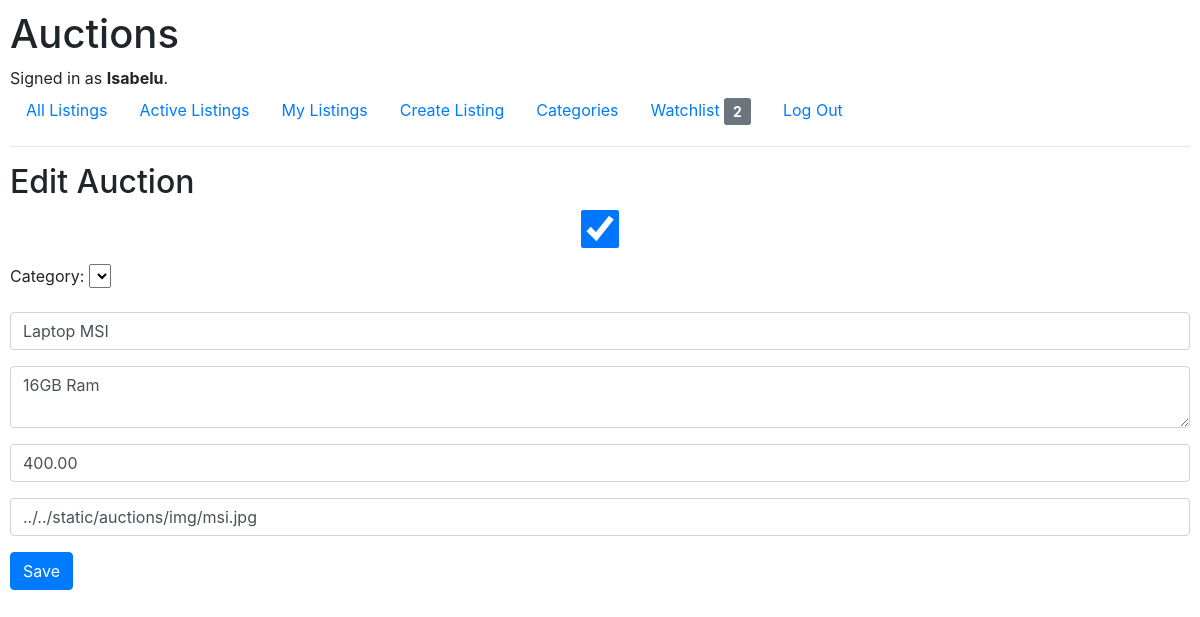
The page /edit_auction/2 (signed in) on the database as committed earlier.
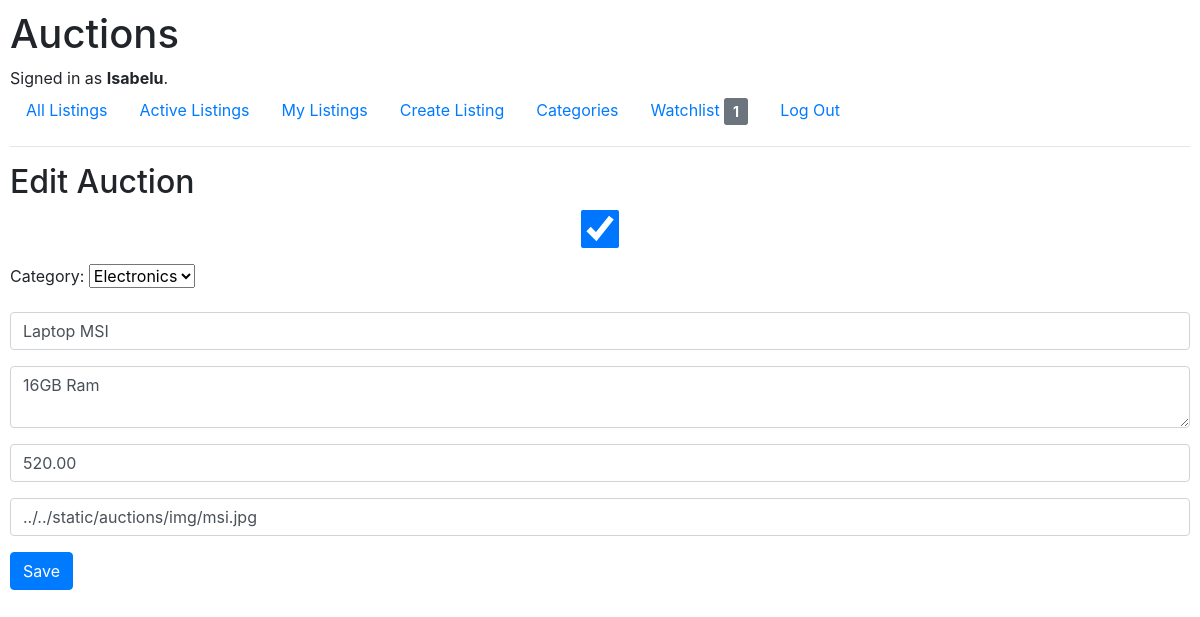
The same page on the database as committed later.
### auctions/models.py (models this page shows, shortened)
class AuctionList(models.Model):
    active = models.BooleanField()
    title = models.CharField(max_length=30)
    price = models.DecimalField(max_digits=7, decimal_places=2)
    url_image = models.CharField(max_length=200, blank = True)
    description = models.TextField(blank = True)
    date_creation = models.DateTimeField(auto_now_add=True)
    date_update = models.DateTimeField(auto_now=True)
    user = models.ForeignKey(User, on_delete=models.CASCADE, related_name="listing")
    category = models.ForeignKey(Category, on_delete=models.SET_NULL, related_name="categories", null=True)

### auctions/views.py (the view)
# urls.py: path("edit_auction/<int:id>", views.edit_auction, name="edit_auction"),
def edit_auction(request,id):
    user = request.user
    article = AuctionList.objects.get(id=id)
    category = article.category
    if category is None:
        category = "No category Listed"
    else:
        category = article.category.name
    if request.method == "POST":
        article.title = request.POST["title"]
        category_id = request.POST["categories"]
        article.category = Category.objects.get(id=category_id)
        if "active" in request.POST:
            article.active = True
        else:
            article.active = False
        article.description = request.POST["description"]
        article.price = request.POST["starting_bid"]
        article.url_image = request.POST["image"]
        userid = request.POST["userid"]
        user_object = User.objects.get(id=userid)
        article.user = user_object
        article.save()
        return HttpResponseRedirect(reverse("index"))
    else:
        list = json.loads(user.watchlist)
        contador = len(list)
        return render(request, "auctions/edit_auction.html", {
            "contador": contador,
            "listing": article,
            "categories": Category.objects.all(),
        })

### auctions/templates/auctions/edit_auction.html (shortened to what this page needs)
{% extends "auctions/layout.html" %}
{% block body %}
    {% if user.is_authenticated %}
    <h2>Edit Auction</h2>
    <form action="{% url 'edit_auction' listing.id %}" method="post">
        <div class="form-group">
            {% if listing.active %}
            <input autofocus class="form-control" type="checkbox" name="active" checked>
            {% else %}
            <input autofocus class="form-control" type="checkbox" name="active">
            {% endif %}
        </div>
        <div class="form-group">
            <label for="cars">Category:</label>
            <select name="categories" id="categories">
            {% for category in categories %}
                {% if category.id == article.category.id %}
                <option selected value="{{ category.id }}">{{ category.name }}</option>
                {% else %}
                <option value="{{ category.id }}">{{ category.name }}</option>
                {% endif %}
            {% endfor %}
            </select>
        </div>
        <div class="form-group">
            <input autofocus class="form-control" type="text" name="title" placeholder="Title" value="{{ listing.title }}">
        </div>
        <div class="form-group">
            <textarea class="form-control" name="description" placeholder="Description" >{{ listing.description }}</textarea>
        </div>
        <div class="form-group">
            <input class="form-control" type="number" min="0" step="0.01" name="starting_bid" placeholder="Starting Bid" value={{ listing.price }}>
        </div>
        <div class="form-group">
            <input class="form-control" type="url" name="image" placeholder="URL Image" value={{ listing.url_image }}>
        </div>
        <input class="btn btn-primary" type="submit" value="Save">
    </form>
    {% endif %}
{% endblock %}

### auctions/templates/auctions/layout.html (shortened to what this page needs)
{% load static %}
<!DOCTYPE html>
<html lang="en">
<head>
    <link rel="stylesheet" href="https://stackpath.bootstrapcdn.com/bootstrap/4.4.1/css/bootstrap.min.css"
>
        <link href="{% static 'auctions/css/styles2.css' %}" rel="stylesheet">
</head>
<body>
    <h1>Auctions</h1>
    <div>
        {% if user.is_authenticated %}
        Signed in as <strong>{{ user.username }}</strong>.
        {% else %}
        Not signed in.
        {% endif %}
    </div>
    <ul class="nav">
        <li class="nav-item">
            <a class="nav-link" href="{% url 'all_listings' %}">All Listings</a>
        </li>
        <li class="nav-item">
            <a class="nav-link" href="{% url 'index' %}">Active Listings</a>
        </li>
        {% if user.is_authenticated %}
        <li class="nav-item">
            <a class="nav-link" href="{% url 'my_listings' %}">My Listings</a>
        </li>
        <li class="nav-item">
            <a class="nav-link" href="{% url 'new_auction' %}">Create Listing</a>
        </li>
        <li class="nav-item">
            <a class="nav-link" href="{% url 'categories' %}">Categories</a>
        </li>
        <li class="nav-item">
            <a class="nav-link" href="{% url 'watchlist' %}">Watchlist <div class="d-inline font-weight-bold btn btn-secondary btn-sm">{{ contador }}</div></a>
        </li>
        <li class="nav-item">
            <a class="nav-link" href="{% url 'logout' %}">Log Out</a>
        </li>
        {% endif %}
    </ul>
    <hr>
    {% block body %}
    {% endblock %}
</body>
</html>

Rows that differ between the two databases and show on the page:
changed AuctionList "Laptop MSI": starting_bid "400.00" → "520.00"
Other text that changed with them:
{{ contador }}: "2" → "1"
form field categories: (not shown) → "Electronics"
